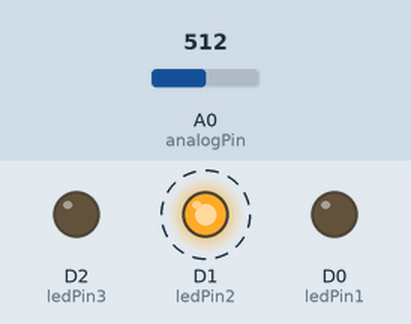
Recording of a sketch running on a simulated ESP8266 (NodeMCU). On the bench: output pins drawn as LEDs (lit = HIGH). Dashed ring = blinking. The test bench sets the inputs (shaded band); at power-on: A0 (analogPin) = 512. What the sketch prints to the serial monitor is not drawn.

Above: at 3.0 s.
3.1 s: A0 (analogPin) set to 669
9.3 s: A0 (analogPin) set to 692
At 11.9 s:
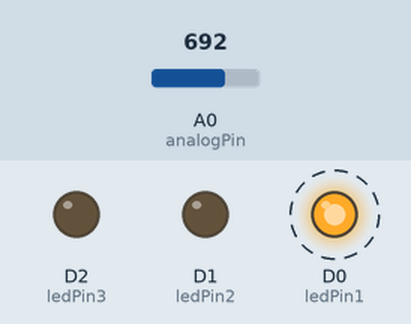
15.5 s: A0 (analogPin) set to 500
At 17.9 s:
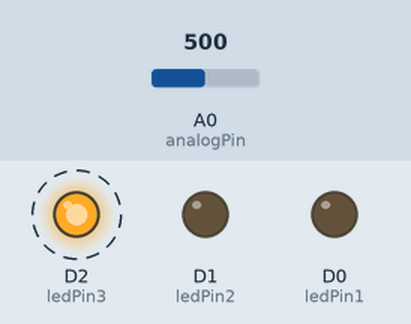
21.7 s: A0 (analogPin) set to 354
25.2 s: A0 (analogPin) set to 325
At 25.6 s:
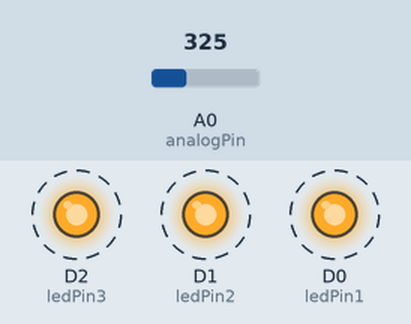
31.0 s: A0 (analogPin) set to 351
At 32.8 s:
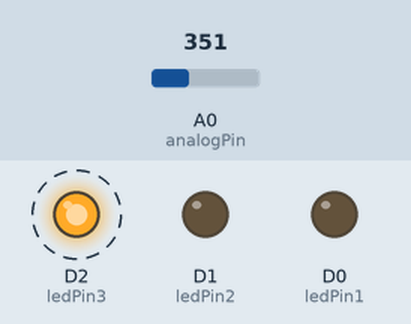
Timing chart, 0 to 38.2 s (numbered marks = the images above; inputs shaded):
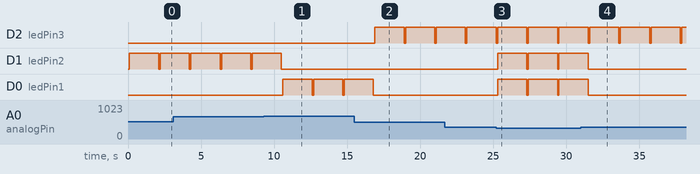

The sketch:

PracticaConSensor.ino
```cpp
#define ledPin1 D0
#define ledPin2 D1
#define ledPin3 D2
#define analogPin A0
int valorLDR = 0;

void setup() {
  pinMode(ledPin1, OUTPUT);
  pinMode(ledPin2, OUTPUT);
  pinMode(ledPin3, OUTPUT);
  Serial.begin(9600);
}

void loop() {
  digitalWrite(ledPin1, LOW);
  digitalWrite(ledPin2, LOW);
  digitalWrite(ledPin3, LOW);
  delay(100);

  valorLDR= analogRead(analogPin);
  Serial.println("--------------------------");
  Serial.print(valorLDR);

  if (valorLDR > 681) {
    digitalWrite(ledPin1, HIGH);
    digitalWrite(ledPin2, LOW);
    digitalWrite(ledPin3, LOW);
  } else if (valorLDR >= 511 && valorLDR <= 681 ) {
    digitalWrite(ledPin1, LOW);
    digitalWrite(ledPin2, HIGH);
    digitalWrite(ledPin3, LOW);
  } else if (valorLDR >= 341 && valorLDR <=510) {
    digitalWrite(ledPin1, LOW);
    digitalWrite(ledPin2, LOW);
    digitalWrite(ledPin3, HIGH);
  } else if (valorLDR >= 171 && valorLDR <=340) {
    digitalWrite(ledPin1, HIGH);
    digitalWrite(ledPin2, HIGH);
    digitalWrite(ledPin3, HIGH);
  } else if (valorLDR >= 0 && valorLDR <=170) {
    for(int i = 0; i < 5; i++) {
      digitalWrite(ledPin1, HIGH);
      digitalWrite(ledPin2, HIGH);
      digitalWrite(ledPin3, HIGH);
      delay(50);
      digitalWrite(ledPin1, LOW);
      digitalWrite(ledPin2, LOW);
      digitalWrite(ledPin3, LOW);
      delay(50);
    }
  }
  delay(2000);
}
```

Measured:
- the behaviour switches between 681 and 682 on A0 (analogPin) (found by bisection; images 0 and 1)
- the behaviour switches between 341 and 340 on A0 (analogPin) (found by bisection; images 2 and 3)
- after the input at 9.3 s, D1 (ledPin2): goes on until 10.5 s, then stays LOW; D0 (ledPin1): alternates HIGH for 2.0 s and LOW for 0.10 s, starting after 1.3 s
- after the input at 15.5 s, D2 (ledPin3): alternates HIGH for 2.0 s and LOW for 0.10 s, starting after 1.4 s; D0 (ledPin1): goes on until 16.8 s, then stays LOW
- after the input at 25.2 s, D1 (ledPin2), D0 (ledPin1): alternates HIGH for 2.0 s and LOW for 0.10 s, starting after 0.10 s
- after the input at 31.0 s, D1 (ledPin2), D0 (ledPin1): goes on until 31.5 s, then stays LOW
- by itself, D1 (ledPin2): alternates HIGH for 2.0 s and LOW for 0.10 s
